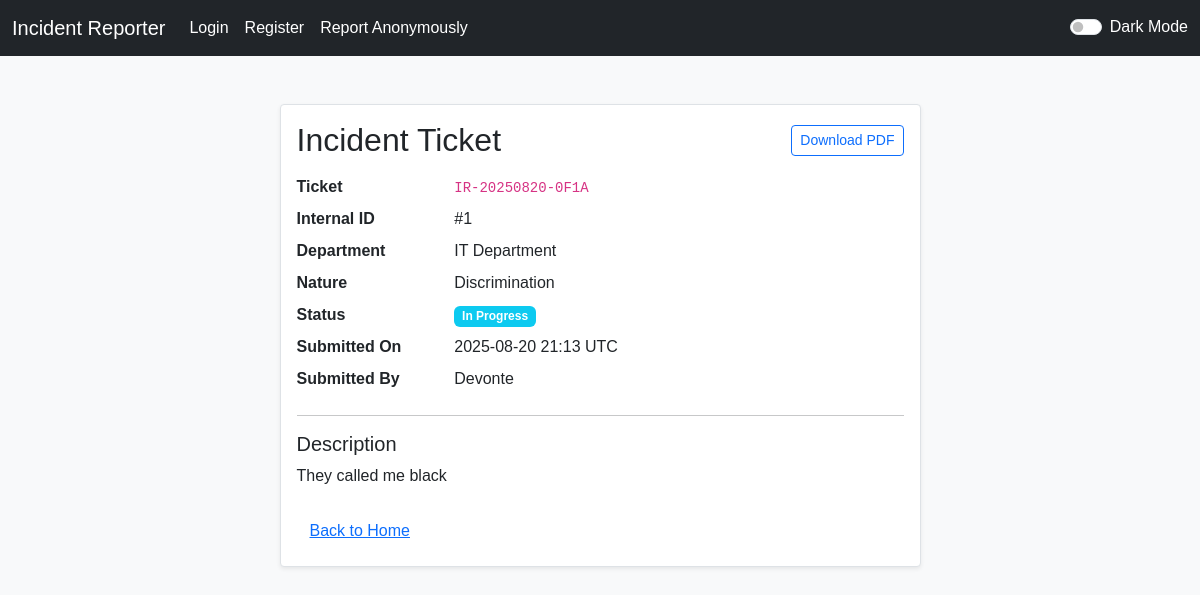
The page /ticket/IR-20250820-0F1A on the database its author committed.
### app.py (models this page shows, shortened)
class Incident(db.Model):
    __tablename__ = 'incidents'
    id = db.Column(db.Integer, primary_key=True)
    ticket_code = db.Column(db.String(32), nullable=True, index=True)
    department = db.Column(db.String(120), nullable=False)
    nature = db.Column(db.String(120), nullable=False)
    description = db.Column(db.Text, nullable=True)
    timestamp = db.Column(db.DateTime, default=datetime.utcnow, nullable=False)
    status = db.Column(db.String(32), default='Pending', nullable=False)
    user_id = db.Column(db.Integer, db.ForeignKey('users.id'), nullable=True)

class User(db.Model):
    __tablename__ = 'users'
    id = db.Column(db.Integer, primary_key=True)
    username = db.Column(db.String(80), unique=True, nullable=False, index=True)
    email = db.Column(db.String(255), unique=True, nullable=True, index=True)
    password_hash = db.Column(db.String(255), nullable=False)
    is_admin = db.Column(db.Boolean, default=False, nullable=False)
    incidents = db.relationship('Incident', backref='user', lazy=True)

### app.py (the view)
@app.route('/ticket/<ticket_code>')
def ticket_status(ticket_code):
    inc = get_incident_by_ticket(ticket_code)
    if not inc:
        flash('Ticket not found.', 'warning'); return redirect(url_for('index'))
    return render_template('ticket.html', incident=inc)

### app.py (called while the page is built)
def get_incident_by_ticket(ticket_code: str) -> Optional[Incident]:
    if not ticket_code: return None
    return Incident.query.filter_by(ticket_code=ticket_code).first()

@app.after_request
def set_headers(resp):
    resp.headers['Referrer-Policy'] = 'strict-origin-when-cross-origin'
    resp.headers['X-Content-Type-Options'] = 'nosniff'
    resp.headers['X-Frame-Options'] = 'DENY'
    return resp

### templates/ticket.html (shortened to what this page needs)
{% extends "base.html" %}
{% block content %}
<div class="row justify-content-center">
  <div class="col-lg-8 col-xl-7">
    <div class="card mt-4">
      <div class="card-body">
        <div class="d-flex justify-content-between align-items-center mb-3">
          <h2 class="card-title mb-0">Incident Ticket</h2>
          <a class="btn btn-outline-primary btn-sm" href="{{ url_for('ticket_pdf', ticket_code=incident.ticket_code) }}">
            Download PDF
          </a>
        </div>
        <dl class="row">
          <dt class="col-sm-3">Ticket</dt>
          <dd class="col-sm-9"><code>{{ incident.ticket_code }}</code></dd>
          <dt class="col-sm-3">Internal ID</dt>
          <dd class="col-sm-9">#{{ incident.id }}</dd>
          <dt class="col-sm-3">Department</dt>
          <dd class="col-sm-9">{{ incident.department }}</dd>
          <dt class="col-sm-3">Nature</dt>
          <dd class="col-sm-9">{{ incident.nature }}</dd>
          <dt class="col-sm-3">Status</dt>
          <dd class="col-sm-9">
            <span class="badge
              {% if incident.status == 'Pending' %}bg-warning
              {% elif incident.status == 'In Progress' %}bg-info
              {% elif incident.status == 'Resolved' %}bg-success
              {% else %}bg-secondary{% endif %}">
              {{ incident.status }}
            </span>
          </dd>
          <dt class="col-sm-3">Submitted On</dt>
          <dd class="col-sm-9">{{ incident.timestamp.strftime('%Y-%m-%d %H:%M UTC') }}</dd>
          <dt class="col-sm-3">Submitted By</dt>
          <dd class="col-sm-9">{{ incident.user.username if incident.user else 'Anonymous' }}</dd>
        </dl>
        <hr>
        <h5>Description</h5>
        <p class="mb-0" style="white-space: pre-wrap;">{{ incident.description or 'N/A' }}</p>
        <div class="mt-4">
          <a class="btn btn-link" href="{{ url_for('index') }}">Back to Home</a>
        </div>
      </div>
    </div>
  </div>
</div>
{% endblock %}

### static/css/style.css (style rules this page uses)
body { font-family: Arial, sans-serif; background-color: #f8f9fa; color: #343a40; transition: background-color .3s, color .3s; }
.card { border: 1px solid #dee2e6; border-radius: .25rem; box-shadow: 0 .125rem .25rem rgba(0,0,0,.075); }
a, .btn-link { color: #0d6efd; }

### rows shown on the page
Incident: ticket_code "IR-20250820-0F1A", id "1", department "IT Department", nature "Discrimination", status "In Progress", timestamp "2025-08-20 21:13 UTC", description "They called me black"
User: user "Devonte"
